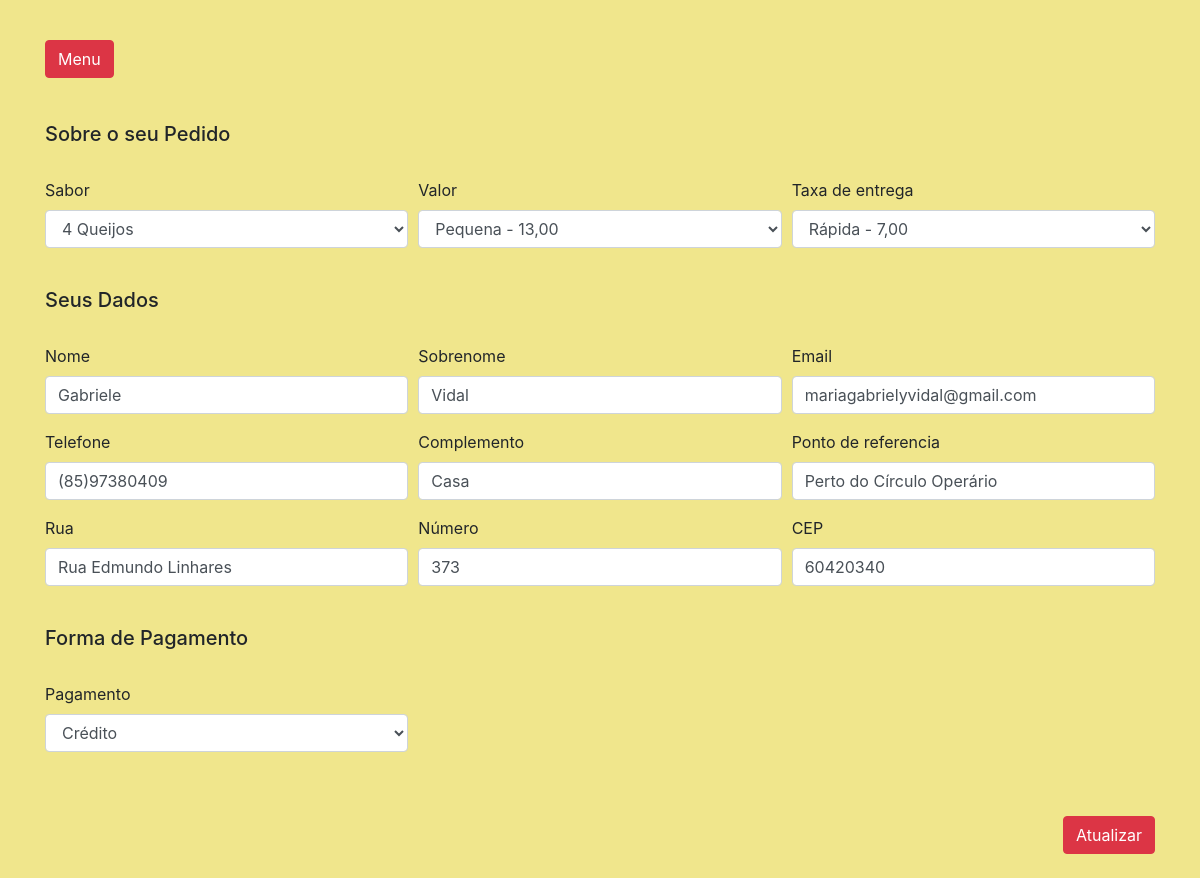
Screenshot of /alterar.php?nome=Gabriele with the database file from the repository.
### tables this page shows
CREATE TABLE `pedidos` (
  `sabor` text NOT NULL,
  `valor` text NOT NULL,
  `entrega` text NOT NULL,
  `nome` text NOT NULL,
  `sobrenome` text NOT NULL,
  `email` text NOT NULL,
  `telefone` text NOT NULL,
  `complemento` text NOT NULL,
  `referencia` varchar(40) NOT NULL,
  `rua` text NOT NULL,
  `numero` int(10) NOT NULL,
  `cep` int(20) NOT NULL,
  `pagamento` varchar(30) NOT NULL
);

### alterar.php (the view, shortened to what this page needs)
<!DOCTYPE html>
<html>
    <head>
      <link rel="stylesheet" href="https://stackpath.bootstrapcdn.com/bootstrap/4.4.1/css/bootstrap.min.css">
    </head>
    <body style="background-color: #F0E68C">
      <?php
      include("conexao.php");
        $nome = $_GET['nome'];
        $result_pedidos = "SELECT * FROM pedidos WHERE nome = '$nome'";
        $resultado_nome = mysqli_query($conexao, $result_pedidos);
          while($row_pedidos = mysqli_fetch_assoc($resultado_nome)) {
      ?>
      <div class="container" id="tamanhoContainer" style="margin-top: 40px">
      <div>
        <a href="index.php" role="button" class="btn btn-danger">Menu</a>
      </div>
        <form action="edit_pedidos.php" method="post" style="margin-top: 20px">
    <br>
      <h5>Sobre o seu Pedido</h5>
        <div class="form-row">
          <div class="form-group col-md-4">
            <label>Sabor</label>
            <select class="form-control" name="sabor" value="<?php echo $row_pedidos['sabor']?>">
              <option>4 Queijos</option>
            </select>
          </div>
          <div class="form-group col-md-4">
            <label>Valor</label>
            <select class="form-control" name="valor" value="<?php echo $row_pedidos['valor']?>">
              <option>Pequena - 13,00</option>
            </select>
          </div>
          <div class="form-group col-md-4">
            <label>Taxa de entrega</label>
            <select class="form-control" name="entrega" value="<?php echo $row_pedidos['entrega']?>">
              <option>Rápida - 7,00</option>
            </select>
          </div>
        </div>
    <br>
      <h5>Seus Dados</h5>
        <div class="form-row">
          <div class="form-group col-md-4">
            <label>Nome</label>
              <input type="text" class="form-control" name="nome" placeholder="Informe seu nome" required autocomplete="off" value="<?php echo $row_pedidos['nome']?>">
          </div>
          <div class="form-group col-md-4">
            <label>Sobrenome</label>
              <input type="name" class="form-control" name="sobrenome"placeholder="Informe seu sobrenome" required autocomplete="off" value="<?php echo $row_pedidos['sobrenome']?>">
          </div>
          <div class="form-group col-md-4">
            <label>Email</label>
              <input type="email" class="form-control" name="email" placeholder="Informe seu email" required autocomplete="off" value="<?php echo $row_pedidos['email']?>">
          </div>
        </div>
        <div class="form-row">
          <div class="form-group col-md-4">
            <label>Telefone</label>
               <input type="tel" class="form-control" name="telefone" placeholder="Informe seu telefone" required autocomplete="off" value="<?php echo $row_pedidos['telefone']?>">
          </div>
          <div class="form-group col-md-4">
          <label>Complemento</label>
            <input type="text" class="form-control" name="complemento" placeholder="Casa, apartamento, estúdio ou andar" required autocomplete="off" value="<?php echo $row_pedidos['complemento']?>">
          </div>
          <div class="form-group col-md-4">
            <label>Ponto de referencia</label>
               <input type="text" class="form-control" name="referencia" placeholder="Diga um ponto de referencia" required autocomplete="off" value="<?php echo $row_pedidos['referencia']?>">
          </div>
        </div>
        <div class="form-row">
          <div class="form-group col-md-4">
            <label>Rua</label>
               <input type="rua" class="form-control" name="rua" placeholder="Informe a rua da sua residencia" required autocomplete="off" value="<?php echo $row_pedidos['rua']?>">
          </div>
          <div class="form-group col-md-4">
            <label>Número</label>
              <input type="text" class="form-control" name="numero" placeholder="Informe o número da sua residencia" required autocomplete="off" value="<?php echo $row_pedidos['numero']?>">
          </div>
          <div class="form-group col-md-4">
            <label>CEP</label>
              <input type="text" class="form-control" name="cep" placeholder="Informe seu cep" required autocomplete="off" value="<?php echo $row_pedidos['cep']?>">
          </div>
        </div>
    <br>
      <h5>Forma de Pagamento</h5>
        <div class="form-row">
          <div class="form-group col-md-4">
            <label>Pagamento</label>
            <select class="form-control" name="pagamento" value="<?php echo $row_pedidos['pagamento']?>">
              <option>Crédito</option>
            </select>
          </div>
        </div>
  <br><br>
      <div style="text-align: right;">
          <button type="submit" class="btn btn-danger">Atualizar</button>
      </div>
      <br>
      </form>
    </div>
      <?php } ?>
    </body>
  </html>

### rows the page displays
pedidos: sabor "4 Queijos", valor "Pequena - 13,00", entrega "Rápida - 7,00", nome "Gabriele", sobrenome "Vidal", email "mariagabrielyvidal@gmail.com", telefone "(85)97380409", complemento "Casa", referencia "Perto do Círculo Operário", rua "Rua Edmundo Linhares", numero "373", cep "60420340", pagamento "Crédito"
